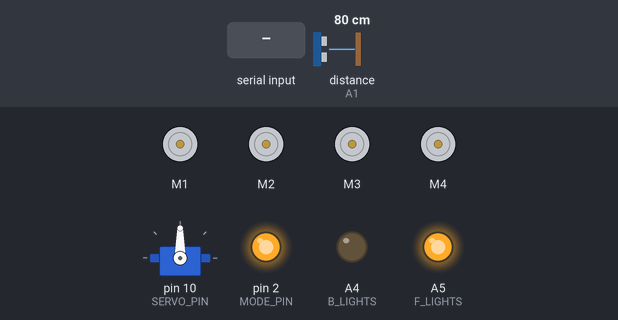
Simulated run of this sketch. Board: Arduino Uno, built with avr-gcc and run on an emulated ATmega328P. Parts: 4 × DC motor (green arrow = forward, orange = backward, longer = faster), servo, output pins drawn as LEDs (lit = HIGH). Inputs (shaded band) come from the test bench; at power-on: distance to the obstacle (sensor on A1) 80 cm. The echo pulse lasts 58.3 µs per cm; pins used as bus, display or sensor lines are not drawn.

Above: at 4.2 s.
4.3 s: "8" received over the second serial link
At 9.9 s:
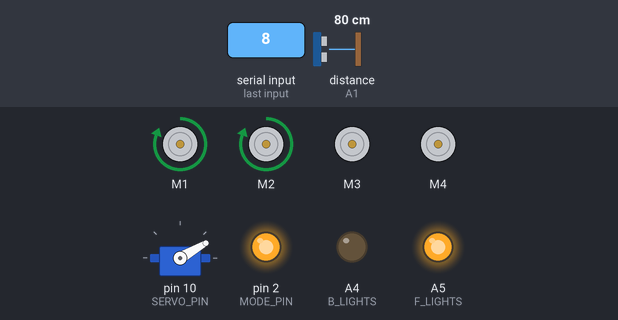
12.5 s: "M" received over the second serial link
At 14.5 s:
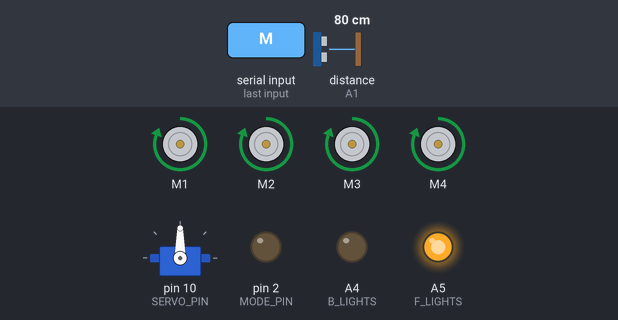
14.9 s: distance to the obstacle (sensor on A1) set to 52 cm
16.4 s: distance to the obstacle (sensor on A1) set to 41 cm
At 19.1 s:
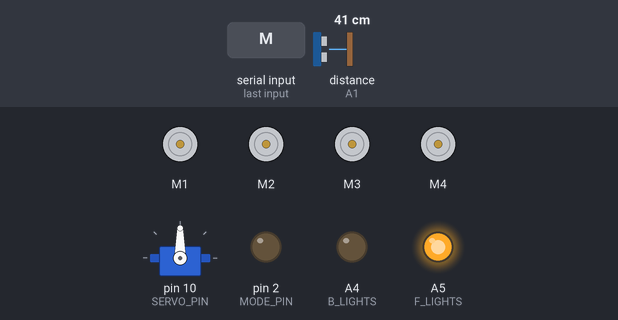
19.4 s: distance to the obstacle (sensor on A1) set to 60 cm
At 19.83 s:
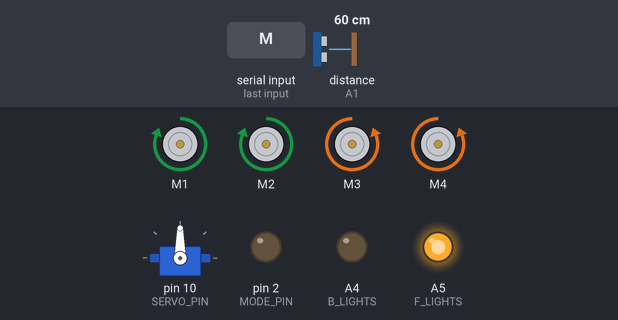
21.5 s: distance to the obstacle (sensor on A1) set to 2 cm
At 23.0 s:
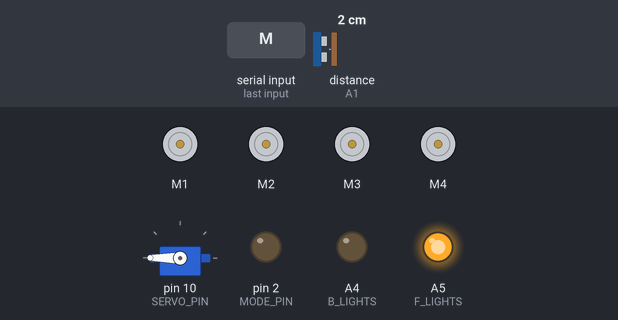
Timing chart, 0 to 25.5 s (numbered marks = the images above; inputs shaded):
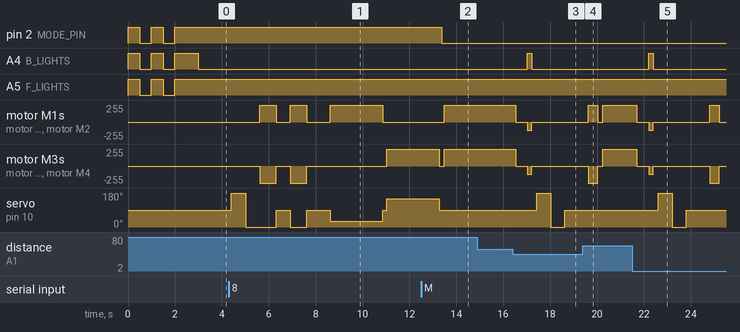

The sketch:

rc_car_arduino.ino
```cpp
#include <AFMotor.h>
#include <Servo.h>
#include <SoftwareSerial.h>

#define TRIG_PIN A0
#define ECHO_PIN A1
#define Tx A2
#define Rx A3
#define B_LIGHTS A4
#define F_LIGHTS A5
#define MODE_PIN 2
#define SERVO_PIN 10
#define MOTOR_SPEED 255
#define SPEED_FACTOR 2
#define MIN_DIST 45
#define LEFT_ANGLE 180
#define RIGHT_ANGLE 0
#define FORWARD_ANGLE 90

Servo servo;

AF_DCMotor motor1(1),
  motor2(2),
  motor3(3),
  motor4(4);

SoftwareSerial hc06(Tx, Rx);

int distanceF = 0,
  distanceL = 0,
  distanceR = 0,
  distance = 0,
  mode = 0;

char message = 0;

bool isTurnServo = true;

void setup() {
  setPins();
  setMotors();

  hc06.begin(9600);

  toggleLights();
}

void loop() {
  checkMode();
}

void setPins() {
  pinMode(TRIG_PIN, OUTPUT);
  pinMode(ECHO_PIN, INPUT);
  pinMode(MODE_PIN, OUTPUT);
  pinMode(F_LIGHTS, OUTPUT);
  pinMode(B_LIGHTS, OUTPUT);
}

void setMotors() {
  motor1.setSpeed(MOTOR_SPEED);
  motor1.run(RELEASE);

  motor2.setSpeed(MOTOR_SPEED);
  motor2.run(RELEASE);

  motor3.setSpeed(MOTOR_SPEED);
  motor3.run(RELEASE);

  motor4.setSpeed(MOTOR_SPEED);
  motor4.run(RELEASE);

  servo.attach(SERVO_PIN);
}

void toggleLights() {
  digitalWrite(F_LIGHTS, HIGH);
  digitalWrite(B_LIGHTS, HIGH);
  digitalWrite(MODE_PIN, HIGH);
  delay(500);
  digitalWrite(F_LIGHTS, LOW);
  digitalWrite(B_LIGHTS, LOW);
  digitalWrite(MODE_PIN, LOW);
  delay(500);
  digitalWrite(F_LIGHTS, HIGH);
  digitalWrite(B_LIGHTS, HIGH);
  digitalWrite(MODE_PIN, HIGH);
  delay(500);
  digitalWrite(F_LIGHTS, LOW);
  digitalWrite(B_LIGHTS, LOW);
  digitalWrite(MODE_PIN, LOW);
  delay(500);
  digitalWrite(F_LIGHTS, HIGH);
  digitalWrite(B_LIGHTS, HIGH);
  digitalWrite(MODE_PIN, HIGH);
  delay(1000);
  digitalWrite(F_LIGHTS, HIGH);
  digitalWrite(B_LIGHTS, LOW);
  digitalWrite(MODE_PIN, LOW);

}

void checkMode() {
  if (mode == 0) {
    digitalWrite(MODE_PIN, HIGH);
    controllerMode();
  } else {
    digitalWrite(MODE_PIN, LOW);
    freeMode();
  }
}

void controllerMode() {
  if (hc06.available()) {
    message = hc06.read();
    if (message == '8') {
      drawEight();
    }
    stop();
    if (message == 'M') {
      changeMode();
    } else if (message == 'F') {
      moveForward();
    } else if (message == 'B') {
      moveBackward();
    } else if (message == 'R') {
      turnRight();
    } else if (message == 'L') {
      turnLeft();
    } else if (message == 'E') {
      forwardRight();
    } else if (message == 'C') {
      backwardRight();
    } else if (message == 'Q') {
      forwardLeft();
    } else if (message == 'Z') {
      backwardLeft();
    } else if (message == 'S') {
      stop();
    }
  }
}

void changeMode() {
  mode = (mode + 1) % 2;
  isTurnServo = !isTurnServo;
  delay(100);
  stop();
  checkMode();
}

void freeMode() {
  distanceF = 0;
  distanceL = 0;
  distanceR = 0;

  if (hc06.available()) {
    message = hc06.read();
    if (message == 'M') {
      stop();
      changeMode();
      return;
    }
  }

  // speed of sound 343 m/s = 0.0343 cm/μs
  distanceF = (readUltrasonicDuration(TRIG_PIN, ECHO_PIN) / 2) * 0.0343;
  delay(100);

  if (distanceF <= MIN_DIST) {
    delay(10);
    stop();
    delay(500);
    moveBackward();
    delay(200);
    stop();
    delay(200);

    servo.write(LEFT_ANGLE);
    delay(500);
    distanceL = (readUltrasonicDuration(TRIG_PIN, ECHO_PIN) / 2) * 0.0343;
    delay(100);

    servo.write(RIGHT_ANGLE);
    delay(500);
    distanceR = (readUltrasonicDuration(TRIG_PIN, ECHO_PIN) / 2) * 0.0343;
    delay(100);

    servo.write(FORWARD_ANGLE);
    if (distanceL <= distanceR) {
      delay(500);
      stop();
      delay(500);
      turnRight();
      delay(400);
      stop();
      delay(100);
    } else if (distanceL > distanceR) {
      delay(500);
      stop();
      delay(500);
      turnLeft();
      delay(400);
      stop();
      delay(100);
    }
  } else {
    moveForward();
  }
}

long readUltrasonicDuration(int triggerpin, int ECHO_PIN) {
  digitalWrite(triggerpin, LOW);
  delayMicroseconds(2);
  digitalWrite(triggerpin, HIGH);
  delayMicroseconds(10);
  digitalWrite(triggerpin, LOW);

  return pulseIn(ECHO_PIN, HIGH);
}

void drawEight() {
  distanceF = (readUltrasonicDuration(TRIG_PIN, ECHO_PIN) / 2) * 0.0343;
  delay(100);

  if (distanceF <= MIN_DIST / 2) {
    digitalWrite(B_LIGHTS, HIGH);
    delay(500);
    digitalWrite(B_LIGHTS, LOW);
    return;
  }

  servo.write(LEFT_ANGLE);
  delay(500);
  distanceL = (readUltrasonicDuration(TRIG_PIN, ECHO_PIN) / 2) * 0.0343;
  delay(100);

  servo.write(RIGHT_ANGLE);
  delay(500);
  distanceR = (readUltrasonicDuration(TRIG_PIN, ECHO_PIN) / 2) * 0.0343;
  delay(100);

  turnRight();
  delay(700);
  stop();
  servo.write(FORWARD_ANGLE);
  delay(500);
  distanceF = (readUltrasonicDuration(TRIG_PIN, ECHO_PIN) / 2) * 0.0343;
  delay(100);

  turnRight();
  delay(700);
  stop();
  delay(1000);

  bool cancel = distanceF <= MIN_DIST / 2 || distanceR <= MIN_DIST || distanceL <= MIN_DIST;

  if (cancel) {
    digitalWrite(B_LIGHTS, HIGH);
    delay(500);
    digitalWrite(B_LIGHTS, LOW);
    return;
  }

  forwardRight();
  delay(2250);
  stop();
  delay(150);
  stop();
  forwardLeft();
  delay(2250);
  stop();
}

void moveForward() {
  if (isTurnServo) {
    servo.write(FORWARD_ANGLE);
  }

  motor1.setSpeed(MOTOR_SPEED);
  motor1.run(FORWARD);
  motor2.setSpeed(MOTOR_SPEED);
  motor2.run(FORWARD);
  motor3.setSpeed(MOTOR_SPEED);
  motor3.run(FORWARD);
  motor4.setSpeed(MOTOR_SPEED);
  motor4.run(FORWARD);

  digitalWrite(B_LIGHTS, LOW);
}

void moveBackward() {
  if (isTurnServo) {
    servo.write(FORWARD_ANGLE);
  }

  motor1.setSpeed(MOTOR_SPEED / SPEED_FACTOR);
  motor1.run(BACKWARD);
  motor2.setSpeed(MOTOR_SPEED / SPEED_FACTOR);
  motor2.run(BACKWARD);
  motor3.setSpeed(MOTOR_SPEED / SPEED_FACTOR);
  motor3.run(BACKWARD);
  motor4.setSpeed(MOTOR_SPEED / SPEED_FACTOR);
  motor4.run(BACKWARD);

  digitalWrite(B_LIGHTS, HIGH);
}

void turnLeft() {
  if (isTurnServo) {
    servo.write(LEFT_ANGLE);
  }

  motor1.setSpeed(MOTOR_SPEED);
  motor1.run(BACKWARD);
  motor2.setSpeed(MOTOR_SPEED);
  motor2.run(BACKWARD);
  motor3.setSpeed(MOTOR_SPEED);
  motor3.run(FORWARD);
  motor4.setSpeed(MOTOR_SPEED);
  motor4.run(FORWARD);

  digitalWrite(B_LIGHTS, LOW);
}

void turnRight() {
  if (isTurnServo) {
    servo.write(RIGHT_ANGLE);
  }

  motor1.setSpeed(MOTOR_SPEED);
  motor1.run(FORWARD);
  motor2.setSpeed(MOTOR_SPEED);
  motor2.run(FORWARD);
  motor3.setSpeed(MOTOR_SPEED);
  motor3.run(BACKWARD);
  motor4.setSpeed(MOTOR_SPEED);
  motor4.run(BACKWARD);

  digitalWrite(B_LIGHTS, LOW);
}

void forwardLeft() {
  if (isTurnServo) {
    servo.write(150);
  }

  motor1.setSpeed(0);
  motor1.run(RELEASE);
  motor2.setSpeed(0);
  motor2.run(RELEASE);
  motor3.setSpeed(MOTOR_SPEED);
  motor3.run(FORWARD);
  motor4.setSpeed(MOTOR_SPEED);
  motor4.run(FORWARD);

  digitalWrite(B_LIGHTS, LOW);
}

void forwardRight() {
  if (isTurnServo) {
    servo.write(30);
  }

  motor1.setSpeed(MOTOR_SPEED);
  motor1.run(FORWARD);
  motor2.setSpeed(MOTOR_SPEED);
  motor2.run(FORWARD);
  motor3.setSpeed(0);
  motor3.run(RELEASE);
  motor4.setSpeed(0);
  motor4.run(RELEASE);

  digitalWrite(B_LIGHTS, LOW);
}

void backwardLeft() {
  if (isTurnServo) {
    servo.write(150);
  }

  motor1.setSpeed(0);
  motor1.run(RELEASE);
  motor2.setSpeed(0);
  motor2.run(RELEASE);
  motor3.setSpeed((MOTOR_SPEED / SPEED_FACTOR) * 1.5);
  motor3.run(BACKWARD);
  motor4.setSpeed((MOTOR_SPEED / SPEED_FACTOR) * 1.5);
  motor4.run(BACKWARD);

  digitalWrite(B_LIGHTS, HIGH);
}

void backwardRight() {
  if (isTurnServo) {
    servo.write(30);
  }

  motor1.setSpeed((MOTOR_SPEED / SPEED_FACTOR) * 1.5);
  motor1.run(BACKWARD);
  motor2.setSpeed((MOTOR_SPEED / SPEED_FACTOR) * 1.5);
  motor2.run(BACKWARD);
  motor3.setSpeed(0);
  motor3.run(RELEASE);
  motor4.setSpeed(0);
  motor4.run(RELEASE);

  digitalWrite(B_LIGHTS, HIGH);
}

void stop() {
  if (isTurnServo) {
    servo.write(FORWARD_ANGLE);
  }

  motor1.setSpeed(0);
  motor1.run(RELEASE);
  motor2.setSpeed(0);
  motor2.run(RELEASE);
  motor3.setSpeed(0);
  motor3.run(RELEASE);
  motor4.setSpeed(0);
  motor4.run(RELEASE);

  digitalWrite(B_LIGHTS, LOW);
}
```

Measured:
- the behaviour switches between 47 and 46 cm on distance to the obstacle (sensor on A1) (found by bisection; images 2 and 3)
- after the input at 4.3 s, motor M1, motor M2: goes forward 255/255 0.70 s, stopped 0.61 s, forward 255/255 0.70 s, stopped 1.0 s, forward 255/255 2.3 s, then stopped, starting after 1.3 s
- after the input at 12.5 s, pin 2 (MODE_PIN): HIGH → LOW after 0.88 s; motor M1, motor M2: stopped → forward 255/255 after 0.98 s
- after the input at 14.9 s, every drawn part: stays the same
- after the input at 16.4 s, A4 (B_LIGHTS): LOW → HIGH after 0.62 s, → LOW 0.20 s later; motor M1–4: forward 255/255 → stopped after 0.12 s, → backward 127/255 0.50 s later, → stopped 0.20 s later; servo on pin 10 (SERVO_PIN): 90° → 180° after 1.0 s, → 0° 0.60 s later, → 90° 0.60 s later
- after the input at 19.4 s, A4 (B_LIGHTS): stays LOW (without the input it goes to HIGH after 1.3 s); servo on pin 10 (SERVO_PIN): stays 90° (without the input it goes to 180° after 1.7 s)
- after the input at 21.5 s, A4 (B_LIGHTS): LOW → HIGH after 0.70 s, → LOW 0.20 s later; motor M1: forward 255/255 → stopped after 0.20 s, → backward 127/255 0.50 s later, → stopped 0.20 s later, → forward 255/255 2.4 s later, … (5 changes in this stretch)
